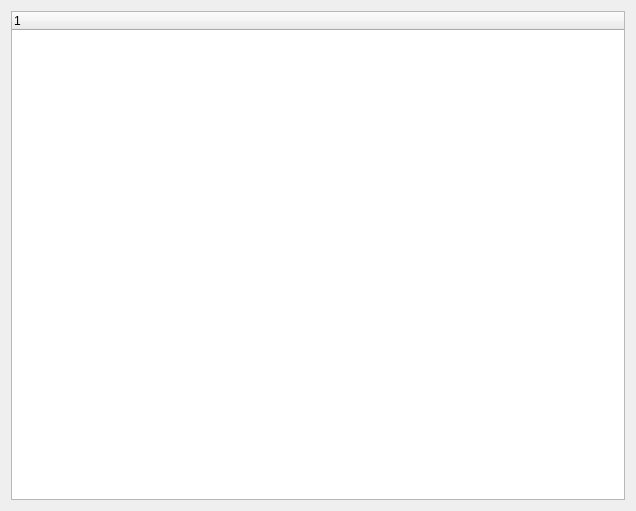
<?xml version="1.0" encoding="UTF-8"?>
<ui version="4.0">
 <class>Widget</class>
 <widget class="QWidget" name="Widget">
  <property name="geometry">
   <rect>
    <x>0</x>
    <y>0</y>
    <width>636</width>
    <height>511</height>
   </rect>
  </property>
  <property name="windowTitle">
   <string>QTreeWidget</string>
  </property>
  <layout class="QVBoxLayout" name="verticalLayout">
   <item>
    <widget class="QTreeWidget" name="treeWidget">
     <column>
      <property name="text">
       <string notr="true">1</string>
      </property>
     </column>
    </widget>
   </item>
  </layout>
 </widget>
 <resources/>
 <connections/>
</ui>
